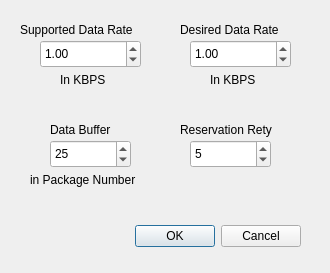
<?xml version="1.0" encoding="UTF-8"?>
<ui version="4.0">
 <class>UserAdd</class>
 <widget class="QDialog" name="UserAdd">
  <property name="geometry">
   <rect>
    <x>0</x>
    <y>0</y>
    <width>330</width>
    <height>273</height>
   </rect>
  </property>
  <property name="windowTitle">
   <string>User Add Panel</string>
  </property>
  <property name="styleSheet">
   <string notr="true">background-color: rgb(46, 52, 54);
color: rgb(114, 159, 207);

Rectangle{
color:backgroundColor
GridLayout{backgroundColor: transparent;}
}</string>
  </property>
  <widget class="QDialogButtonBox" name="buttonBox">
   <property name="geometry">
    <rect>
     <x>-40</x>
     <y>220</y>
     <width>341</width>
     <height>32</height>
    </rect>
   </property>
   <property name="orientation">
    <enum>Qt::Horizontal</enum>
   </property>
   <property name="standardButtons">
    <set>QDialogButtonBox::Cancel|QDialogButtonBox::Ok</set>
   </property>
  </widget>
  <widget class="QSpinBox" name="buffer_box">
   <property name="geometry">
    <rect>
     <x>50</x>
     <y>140</y>
     <width>81</width>
     <height>28</height>
    </rect>
   </property>
   <property name="maximum">
    <number>100000</number>
   </property>
   <property name="value">
    <number>25</number>
   </property>
  </widget>
  <widget class="QLabel" name="label">
   <property name="geometry">
    <rect>
     <x>20</x>
     <y>20</y>
     <width>141</width>
     <height>19</height>
    </rect>
   </property>
   <property name="text">
    <string>Supported Data Rate</string>
   </property>
  </widget>
  <widget class="QLabel" name="label_2">
   <property name="geometry">
    <rect>
     <x>60</x>
     <y>70</y>
     <width>61</width>
     <height>19</height>
    </rect>
   </property>
   <property name="text">
    <string>In KBPS</string>
   </property>
  </widget>
  <widget class="QLabel" name="label_3">
   <property name="geometry">
    <rect>
     <x>50</x>
     <y>120</y>
     <width>81</width>
     <height>19</height>
    </rect>
   </property>
   <property name="text">
    <string>Data Buffer</string>
   </property>
  </widget>
  <widget class="QLabel" name="label_4">
   <property name="geometry">
    <rect>
     <x>30</x>
     <y>170</y>
     <width>131</width>
     <height>19</height>
    </rect>
   </property>
   <property name="text">
    <string>in Package Number</string>
   </property>
  </widget>
  <widget class="QDoubleSpinBox" name="supported_data_rate">
   <property name="geometry">
    <rect>
     <x>40</x>
     <y>40</y>
     <width>101</width>
     <height>28</height>
    </rect>
   </property>
   <property name="maximum">
    <double>100000.990000000005239</double>
   </property>
   <property name="value">
    <double>1.000000000000000</double>
   </property>
  </widget>
  <widget class="QSpinBox" name="rety_count">
   <property name="geometry">
    <rect>
     <x>190</x>
     <y>140</y>
     <width>81</width>
     <height>28</height>
    </rect>
   </property>
   <property name="maximum">
    <number>100000</number>
   </property>
   <property name="value">
    <number>5</number>
   </property>
  </widget>
  <widget class="QLabel" name="label_5">
   <property name="geometry">
    <rect>
     <x>180</x>
     <y>120</y>
     <width>121</width>
     <height>20</height>
    </rect>
   </property>
   <property name="text">
    <string>Reservation Rety</string>
   </property>
  </widget>
  <widget class="QDoubleSpinBox" name="desired_datarate">
   <property name="geometry">
    <rect>
     <x>190</x>
     <y>40</y>
     <width>101</width>
     <height>28</height>
    </rect>
   </property>
   <property name="maximum">
    <double>100000.990000000005239</double>
   </property>
   <property name="value">
    <double>1.000000000000000</double>
   </property>
  </widget>
  <widget class="QLabel" name="label_6">
   <property name="geometry">
    <rect>
     <x>180</x>
     <y>20</y>
     <width>131</width>
     <height>19</height>
    </rect>
   </property>
   <property name="frameShape">
    <enum>QFrame::NoFrame</enum>
   </property>
   <property name="lineWidth">
    <number>-1</number>
   </property>
   <property name="text">
    <string>Desired Data Rate</string>
   </property>
  </widget>
  <widget class="QLabel" name="label_7">
   <property name="geometry">
    <rect>
     <x>210</x>
     <y>70</y>
     <width>61</width>
     <height>19</height>
    </rect>
   </property>
   <property name="text">
    <string>In KBPS</string>
   </property>
  </widget>
 </widget>
 <resources/>
 <connections>
  <connection>
   <sender>buttonBox</sender>
   <signal>accepted()</signal>
   <receiver>UserAdd</receiver>
   <slot>accept()</slot>
   <hints>
    <hint type="sourcelabel">
     <x>248</x>
     <y>254</y>
    </hint>
    <hint type="destinationlabel">
     <x>157</x>
     <y>274</y>
    </hint>
   </hints>
  </connection>
  <connection>
   <sender>buttonBox</sender>
   <signal>rejected()</signal>
   <receiver>UserAdd</receiver>
   <slot>reject()</slot>
   <hints>
    <hint type="sourcelabel">
     <x>316</x>
     <y>260</y>
    </hint>
    <hint type="destinationlabel">
     <x>286</x>
     <y>274</y>
    </hint>
   </hints>
  </connection>
 </connections>
</ui>
